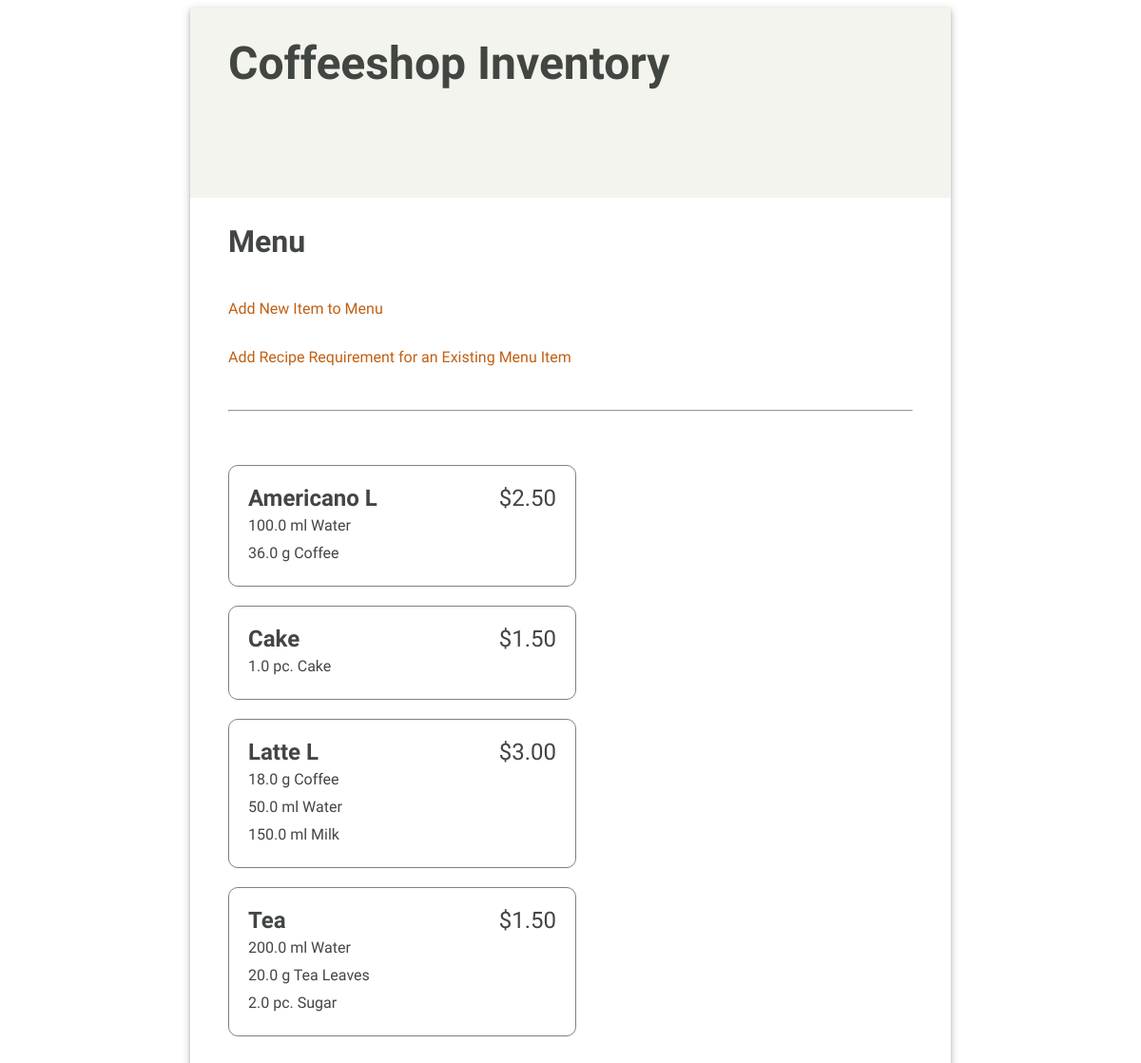
The app's page /menu/ with its own data.
### inventory/models.py (models this page shows, shortened)
class MenuItem(models.Model):
    title = models.CharField(max_length=100, unique=True)
    price = models.FloatField(default=0.00)
    class Meta:
        ordering = ['title']
        verbose_name = 'menu item'

class Recipe(models.Model):
    menu_item = models.ForeignKey(MenuItem, on_delete=models.CASCADE) # Deletes item in Menu too
    ingredient = models.ForeignKey(Ingredient, on_delete=models.CASCADE) # models.PROTECT Won't delete item in ingredient
    quantity = models.FloatField(default=0)

class Ingredient(models.Model):
    UNIT_CHOICES = [
        ('--', '--'),
        ('pc.', 'pc.'),
        ('g', 'g'),
        ('ml', 'ml'),
        ('tbsp', 'tbsp'),
        ('tsp', 'tsp'),
    ]
    name = models.CharField(max_length=100, unique=True)
    quantity = models.FloatField(default=0)
    unit = models.CharField(max_length=4, choices=UNIT_CHOICES, default='--')
    unit_price = models.FloatField(default=0)

### inventory/views.py (the view)
# urls.py: path('menu/', views.MenuItemList.as_view(), name='menuitemlist'),
class MenuItemList(ListView):
    model = MenuItem
    template_name = 'inventory/menuitem_list.html'

### inventory/templates/inventory/menuitem_list.html (shortened to what this page needs)
{% extends 'base.html' %}
{% load static %}
{% block content %}
    <h2>Menu</h2>
    <p><a href="{% url 'menuitemcreate' %}">Add New Item to Menu</a></p>
    <p><a href="{% url 'recipecreate' %}">Add Recipe Requirement for an Existing Menu Item</a></p>
    <hr/>
    <ul class="menu-items">
    {% for menu_item in menuitem_list %}
        <li>
            <div class="menu-item-header">
                <div class="menu-item-title">{{ menu_item.title }}</div>
                <div class="menu-item-price">${{ menu_item.price|stringformat:".2f" }}</div>
            </div>
            <ul class="menu-item-ingredients">
                {% for recipe in menu_item.recipe_set.all %}
                <li>{{ recipe.quantity }} {{recipe.ingredient.unit }} {{ recipe.ingredient.name }}</li>
                {% endfor %}
            </ul>
        </li>
    {% endfor %}
    </ul>
{% endblock %}

### inventory/static/inventory/style.css (style rules this page uses)
body { font-family: 'Oxygen', sans-serif; color: #424642; }
hr { margin: 30px 0; }
main h2 { font-size: 2em; }
.menu-items { display: flex; flex-wrap: wrap; padding: 0; justify-content: space-between; }
.menu-items * { padding: 0; }
.menu-items > li { display: flex; flex-direction: column; padding: 20px; border: 1px solid grey; margin: 10px 0; border-radius: 10px; justify-content: left; flex-basis: 45%; }
.menu-items, .menu-items ul { list-style-type: none; }
.menu-item-header { display: flex; flex-direction: row; justify-content: space-between; font-size: 1.5em; }
.menu-item-title { font-weight: bold; }
.menu-item-ingredients * { padding: 5px 0; }
a { text-decoration: none; color: #C06014; }

### records on screen
MenuItem: title "Americano L", price "2.50"
Recipe: quantity "100.0", ingredient.unit "ml", ingredient.name "Water"
Recipe: quantity "36.0", ingredient.unit "g", ingredient.name "Coffee"
MenuItem: title "Cake", price "1.50"
Recipe: quantity "1.0", ingredient.unit "pc.", ingredient.name "Cake"
MenuItem: title "Latte L", price "3.00"
Recipe: quantity "18.0", ingredient.unit "g", ingredient.name "Coffee"
Recipe: quantity "50.0", ingredient.unit "ml", ingredient.name "Water"
Recipe: quantity "150.0", ingredient.unit "ml", ingredient.name "Milk"
MenuItem: title "Tea", price "1.50"
Recipe: quantity "200.0", ingredient.unit "ml", ingredient.name "Water"
Recipe: quantity "20.0", ingredient.unit "g", ingredient.name "Tea Leaves"
Recipe: quantity "2.0", ingredient.unit "pc.", ingredient.name "Sugar"
